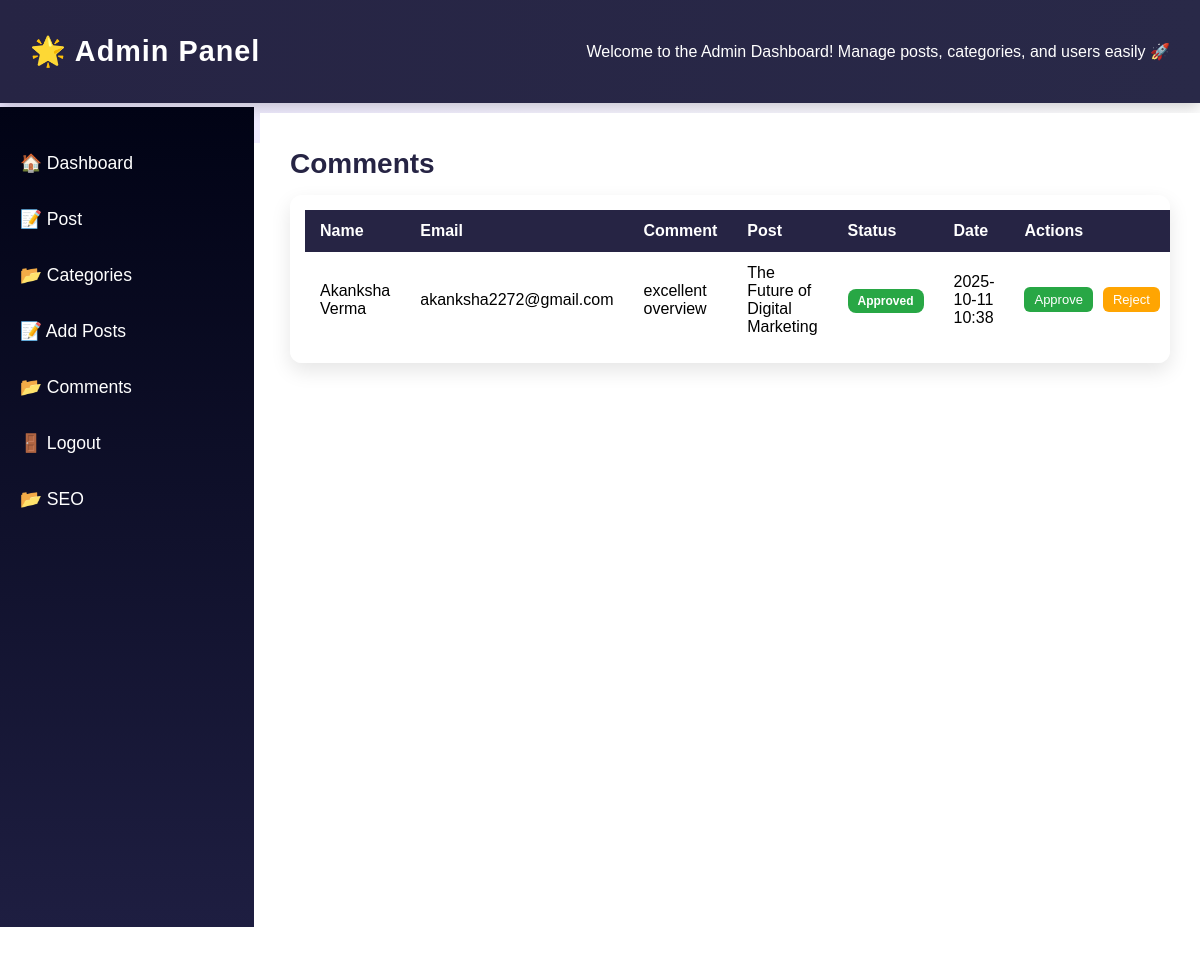
The page /blog_projects/admin/comments.php on the database its author committed.
### tables this page shows
CREATE TABLE `comments` (
  `id` int(11) NOT NULL,
  `post_id` int(11) NOT NULL,
  `user_name` varchar(150) NOT NULL,
  `user_email` varchar(150) DEFAULT NULL,
  `comment` text NOT NULL,
  `status` enum('pending','approved','rejected') DEFAULT 'pending',
  `created_at` datetime DEFAULT current_timestamp()
);

CREATE TABLE `posts` (
  `id` int(11) NOT NULL,
  `title` varchar(255) NOT NULL,
  `content` text NOT NULL,
  `category_id` int(11) DEFAULT NULL,
  `image` varchar(255) DEFAULT NULL,
  `meta_description` varchar(255) DEFAULT NULL,
  `created_at` datetime DEFAULT current_timestamp(),
  `Author` varchar(100) NOT NULL,
  `likes` int(11) NOT NULL DEFAULT 0,
  `slug` varchar(255) NOT NULL,
  `meta_title` varchar(255) DEFAULT NULL,
  `meta_keywords` varchar(255) DEFAULT NULL,
  `image_alt` varchar(255) DEFAULT NULL
);

### blog_projects/admin/comments.php (the view, shortened to what this page needs)
<?php
include 'inc/header.php';
include 'inc/sidebar.php';
$res = $conn->query("
    SELECT c.id, c.user_name, c.user_email, c.comment, c.status, p.title AS post_id, c.created_at
    FROM comments c
    LEFT JOIN posts p ON c.post_id = p.id
    ORDER BY c.created_at DESC
");
?>
<main class="main-content">
  <h2>Comments</h2>
  <div class="table-responsive">
    <table class="table table-striped">
      <thead>
        <tr>
          <th>Name</th>
          <th>Email</th>
          <th>Comment</th>
          <th>Post</th>
          <th>Status</th>
          <th>Date</th>
          <th>Actions</th>
        </tr>
      </thead>
      <tbody>
     <?php if($res && $res->num_rows > 0): ?>
    <?php while($c = $res->fetch_assoc()): ?>
        <tr>
          <td><?=htmlspecialchars($c['user_name'])?></td>
          <td><?=htmlspecialchars($c['user_email'])?></td>
          <td><?=htmlspecialchars($c['comment'])?></td>
          <td><?=htmlspecialchars($c['post_id'])?></td>
          <td>
            <?php if($c['status']=='approved'): ?>
                <span class="badge badge-approved">Approved</span>
            <?php elseif($c['status']=='rejected'): ?>
                <span class="badge badge-rejected">Rejected</span>
            <?php else: ?>
                <span class="badge badge-pending">Pending</span>
            <?php endif; ?>
          </td>
          <td><?=date("Y-m-d H:i", strtotime($c['created_at']))?></td>
         <td>
    <div class="action-buttons">
        <a href="?action=approve&id=<?=$c['id']?>" class="btn btn-sm btn-success">Approve</a>
        <a href="?action=reject&id=<?=$c['id']?>" class="btn btn-sm btn-warning">Reject</a>
    </div>
</td>
        </tr>
    <?php endwhile; ?>
<?php else: ?>
    <tr><td colspan="7" style="text-align:center;">No comments found</td></tr>
<?php endif; ?>
      </tbody>
    </table>
  </div>
</main>

### blog_projects/admin/assets/css/style.css (style rules this page uses)
body { margin: 0; font-family: "Poppins", sans-serif; background: linear-gradient(to right, #ebe6ff, #ffffff); color: black; overflow-x: hidden; }
.main-content { margin-left: 240px; padding: 40px; flex: 1; animation: fadeUp 1s ease-in-out; }
.main-content { position: relative; padding: 60px 80px; min-height: 100vh; overflow: hidden; z-index: 1; color: #fff; margin-left: 17%; }
.main-content { padding: 30px; background: #f7f6fd; min-height: 100vh; font-family: 'Arial', sans-serif; margin-top: -30px; }
.main-content h2 { color:#262444; font-size: 28px; margin-bottom: 25px; }
.main-content { padding: 30px; background: #fdf6f8; min-height: 100vh; font-family: 'Arial', sans-serif; }
.table-responsive { overflow-x: auto; background: #ffffff; padding: 15px; border-radius: 12px; box-shadow: 0 8px 20px rgba(0,0,0,0.1); }
.table { width: 100%; border-collapse: collapse; }
.table th, .table td { padding: 12px 15px; text-align: left; color:black; }
.table thead th { background:#262444; color: #fff; font-weight: 600; }
.table td .btn-sm { display: inline-flex; align-items: center; justify-content: center; margin-right: 5px; white-space: nowrap; }
.table td .btn-sm { padding: 5px 10px; font-size: 13px; color:rgb(255, 255, 255); }
.action-buttons { display: flex; gap: 5px; flex-wrap: nowrap; align-items: center; }
.action-buttons .btn-sm { flex: 0 0 auto; white-space: nowrap; padding: 5px 10px; font-size: 13px; border-radius: 6px; text-decoration: none; text-align: center; }
.btn-success { background: #28a745; }
.btn-warning { background: #ffa502; }
.badge { padding: 5px 10px; border-radius: 8px; font-weight: 600; color: #fff; font-size: 12px; }
.badge-approved { background: #28a745; }
.main-content { padding: 30px; background: #0e0e0e; min-height: 100vh; font-family: Arial, sans-serif; }
.main-content h2 { color:#262444; margin-bottom: 15px; margin-top: 5px; }
.btn-success { background: #28a745; color: #fff; border-radius: 8px; padding: 10px 20px; }
.main-content { position: relative; z-index: 1; overflow: hidden; margin-top: -30px; background-color: white; margin-left:260px; }

### rows shown on the page
comments: user_name "Akanksha Verma", user_email "akanksha2272@gmail.com", comment "excellent overview", post.title "The Future of Digital Marketing", status "Approved", created_at "2025-10-11 10:38"
